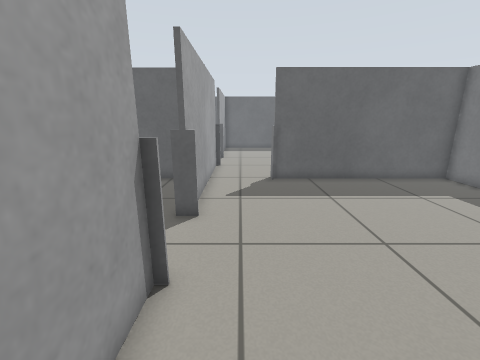
[1] (above)

17 first-person views from a walk through a robot-simulator world made for Gazebo. The camera is 0.83 m above the floor, tilts 14° down and sees 90° across. The floor is counted in squares, 0.25 m on a side. Each view is taken from the middle of a square. On the plan, view 1 faces up. The plan holds only what a view shows up to about 19 squares ahead; the rest is blank. The place goes on beyond the plan.

[2]
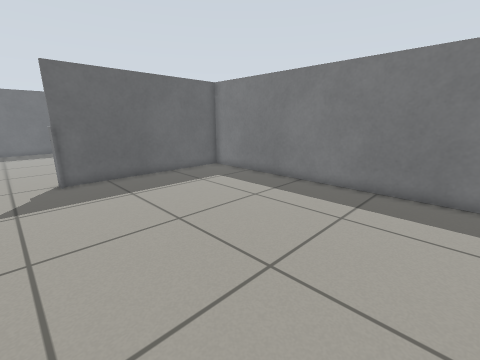

[3]
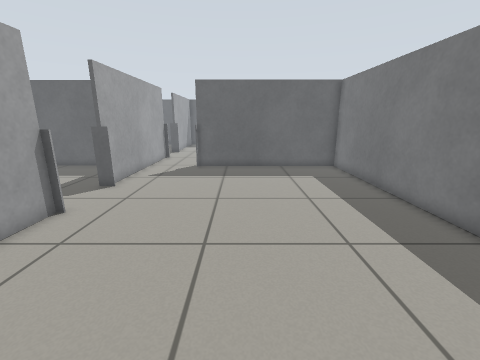

[4]
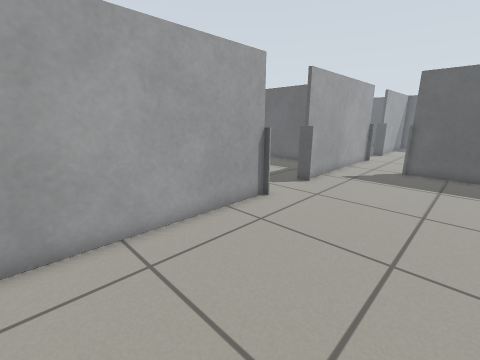

[5]
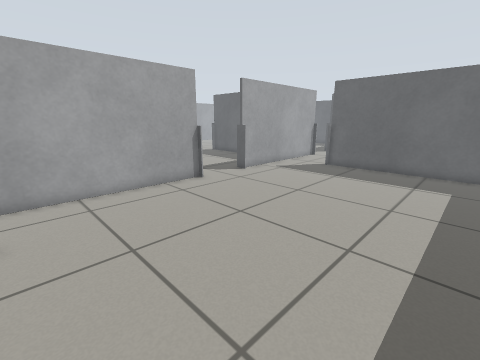

[6]
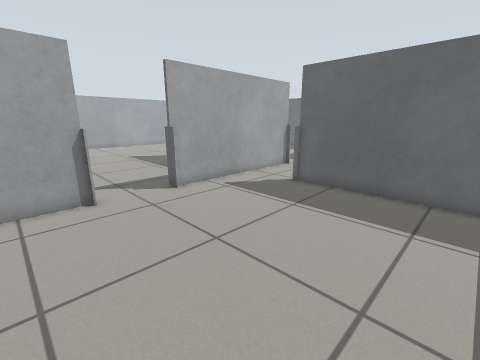

[7]
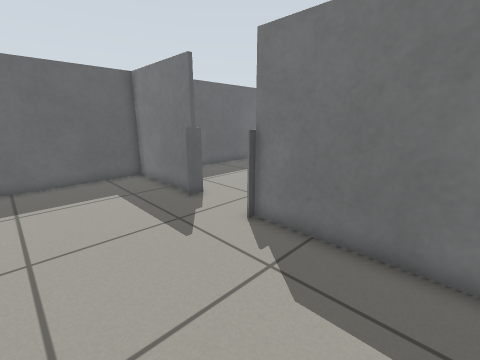

[8]
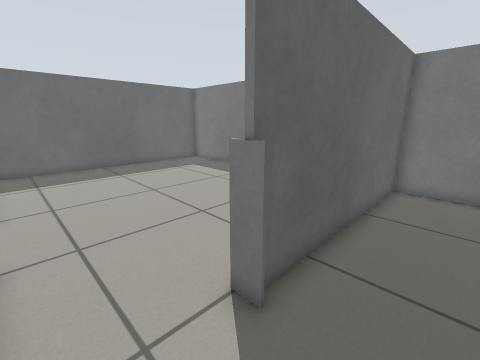

[9]
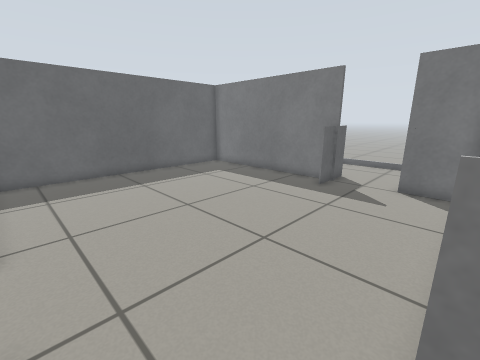

[10]
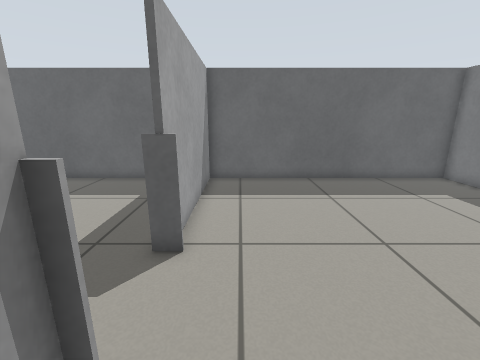

[11]
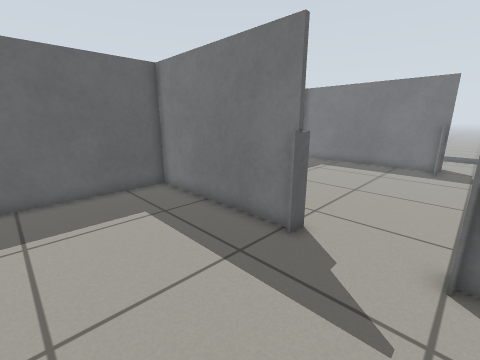

[12]
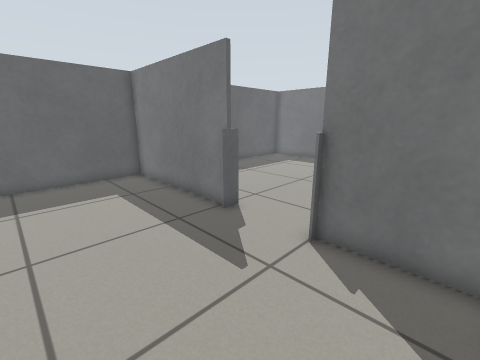

[13]
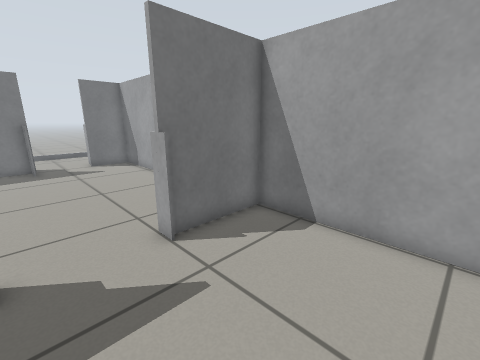

[14]
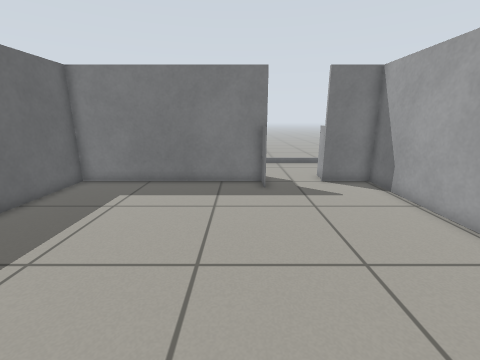

[15]
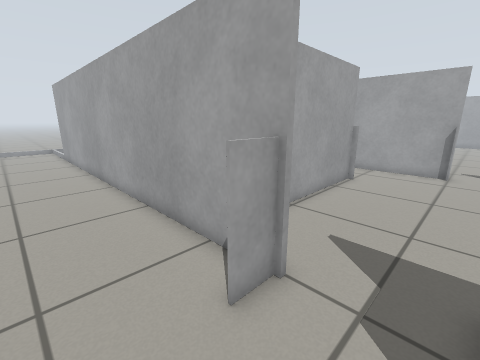

[16]
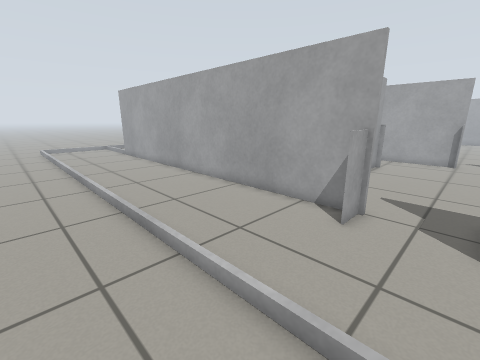

[17]
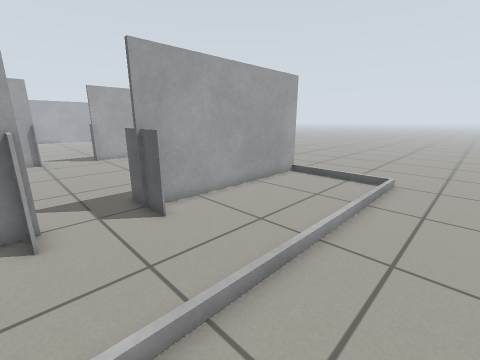

### Floor plan
Key: @ floor where view 1 was taken; # wall or solid block; . floor; / step, stairs or slope; = window, fence, low wall or low ledge.
Columns run from 8 left of view 1 to 21 right of it. Each row starts with its distance up from view 1.
 32                        .......
 31                           ....
 30 #####################//////...
 29 ......#.............#...../...
 28 ......#.............#...../...
 27 ......#.............#...../...
 26 ......#.............#...../...
 25 ......#.............#...../...
 24 ......#.............#...../...
 23 ......#.............#...../...
 22 ......=.............#...../...
 21 ....................#...../...
 20 ...................===..../...
 19 ........................../...
 18 ......=.................../..
 17 ......#.................../..
 16 ......#.............#=..../...
 15 ......#.............#...../...
 14 #######...###########...../...
 13 ......#.............#...../...
 12 ......#.............#...../...
 11 ......#.............#...../...
 10 ......#.............#...../...
  9 ......#.............#...../...
  8 ......=.............#...../...
  7 ....................#...../...
  6 ....................#...../...
  5 ....................#...../...
  4 ......=.............#...../...
  3 ......#.............#...../...
  2 ......#.............#...../...
  1  .....#.............#...../...
  0   ....#.@...........#...../...
 -1 .  ...#.............#...../...
 -2       #...........  #...../...
 -3       #..........   #...../...
 -4       #.........  . #.... /...

Where each view was taken, in squares from view 1:
view 1: 0 up, 0 right, facing up
view 2: 1 down, 0 right, facing up-right
view 3: 4 down, 5 right, facing up
view 4: 4 down, 5 right, facing up-left
view 5: 4 down, 10 right, facing up-left
view 6: 2 up, 9 right, facing up-left
view 7: 1 down, 8 left, facing up-right
view 8: 11 up, 1 left, facing up-right
view 9: 14 up, 1 left, facing up-right
view 10: 16 up, 0 right, facing up
view 11: 18 up, 8 left, facing up-right
view 12: 15 up, 8 left, facing up-right
view 13: 21 up, 8 left, facing down-right
view 14: 21 up, 1 left, facing right
view 15: 19 up, 16 right, facing down-left
view 16: 19 up, 21 right, facing down-left
view 17: 16 up, 21 right, facing up-left
